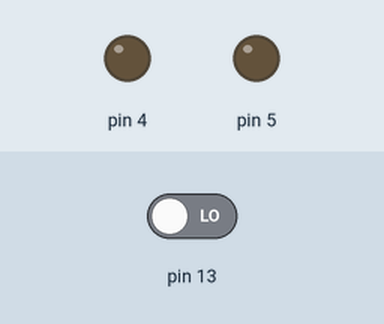
The sketch below on a simulated Arduino Uno, built with avr-gcc and run on an emulated ATmega328P. Parts: output pins drawn as LEDs (lit = HIGH). The inputs (shaded band) are chosen by the test bench; at power-on: pin 13 LOW.

Above: at 1.2 s.
1.3 s: pin 13 driven HIGH
At 2.3 s:
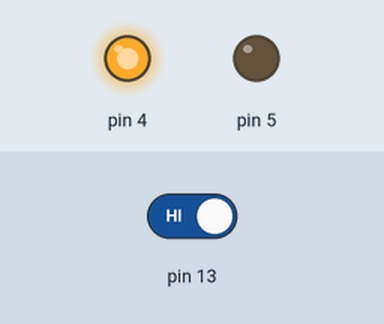
2.8 s: pin 13 driven LOW
At 3.4 s:
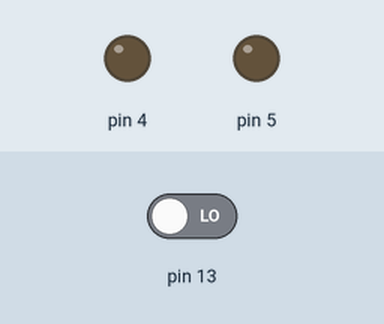
Timing chart, 0 to 5.8 s (numbered marks = the images above; inputs shaded):
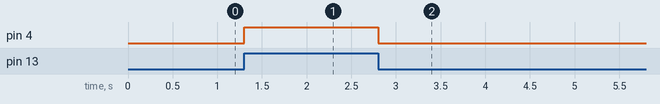

The sketch:

ControlDeMotorLDRarduinoL298N_Pag91_.ino
```cpp
 /* TRANSCRITO POR GUSTAVO JARRO CALLIZAYA*/
 /*DEL*/
 /*TEXTO: ROBOTICA CON ARDUINO 1 (SECUNDARIA COMUNITARIA PRODUCTIVA
 * ) "TECHHOME"*/
  /* PRACTICA: CONTROL DEL MOTOR CON LDR ARDUINO Y L298N
   *  PAGINA 91 DEL TEXTO*   */
int LDR;

void setup() {
  // put your setup code here, to run once:
pinMode(4, OUTPUT);
pinMode(5, OUTPUT);
pinMode(13, INPUT);

}

void loop() {
  // put your main code here, to run repeatedly:
LDR=digitalRead(13);
if(LDR==1){
  digitalWrite(4, HIGH);
  digitalWrite(5, LOW);
}
else
{
  digitalWrite(4, LOW);
  digitalWrite(5, LOW);
}
}
```

Measured:
- after the input at 1.3 s, pin 4: LOW → HIGH at once
- after the input at 2.8 s, pin 4: HIGH → LOW at once
